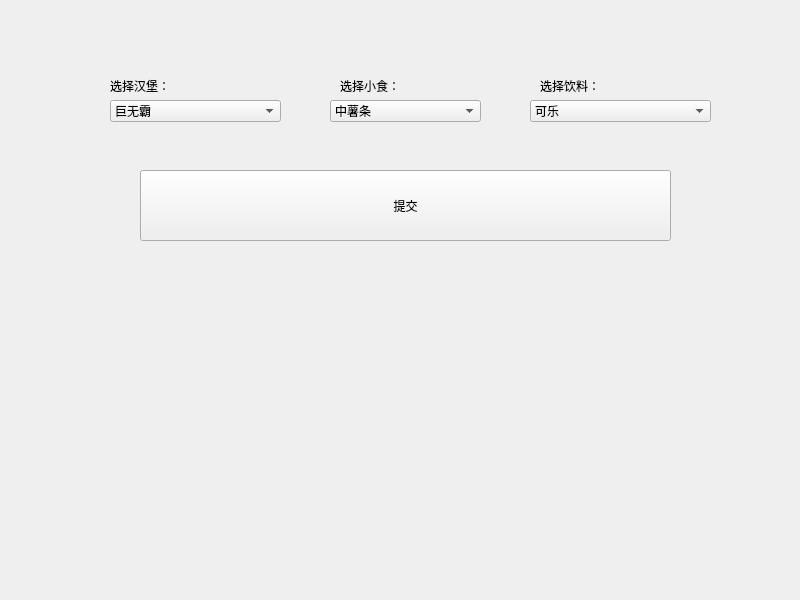
<?xml version="1.0" encoding="UTF-8"?>
<ui version="4.0">
 <class>Widget</class>
 <widget class="QWidget" name="Widget">
  <property name="geometry">
   <rect>
    <x>0</x>
    <y>0</y>
    <width>800</width>
    <height>600</height>
   </rect>
  </property>
  <property name="windowTitle">
   <string>Widget</string>
  </property>
  <widget class="QComboBox" name="comboBox">
   <property name="geometry">
    <rect>
     <x>110</x>
     <y>100</y>
     <width>171</width>
     <height>22</height>
    </rect>
   </property>
   <item>
    <property name="text">
     <string>巨无霸</string>
    </property>
   </item>
   <item>
    <property name="text">
     <string>培根蔬萃双层牛堡</string>
    </property>
   </item>
  </widget>
  <widget class="QLabel" name="label">
   <property name="geometry">
    <rect>
     <x>110</x>
     <y>70</y>
     <width>101</width>
     <height>31</height>
    </rect>
   </property>
   <property name="text">
    <string>选择汉堡：</string>
   </property>
  </widget>
  <widget class="QLabel" name="label_2">
   <property name="geometry">
    <rect>
     <x>340</x>
     <y>70</y>
     <width>101</width>
     <height>31</height>
    </rect>
   </property>
   <property name="text">
    <string>选择小食：</string>
   </property>
  </widget>
  <widget class="QLabel" name="label_3">
   <property name="geometry">
    <rect>
     <x>540</x>
     <y>70</y>
     <width>101</width>
     <height>31</height>
    </rect>
   </property>
   <property name="text">
    <string>选择饮料：</string>
   </property>
  </widget>
  <widget class="QComboBox" name="comboBox_2">
   <property name="geometry">
    <rect>
     <x>330</x>
     <y>100</y>
     <width>151</width>
     <height>22</height>
    </rect>
   </property>
   <item>
    <property name="text">
     <string>中薯条</string>
    </property>
   </item>
   <item>
    <property name="text">
     <string>麦辣鸡翅</string>
    </property>
   </item>
   <item>
    <property name="text">
     <string>麦乐鸡块</string>
    </property>
   </item>
   <item>
    <property name="text">
     <string/>
    </property>
   </item>
  </widget>
  <widget class="QComboBox" name="comboBox_3">
   <property name="geometry">
    <rect>
     <x>530</x>
     <y>100</y>
     <width>181</width>
     <height>22</height>
    </rect>
   </property>
   <item>
    <property name="text">
     <string>可乐</string>
    </property>
   </item>
   <item>
    <property name="text">
     <string>雪碧</string>
    </property>
   </item>
   <item>
    <property name="text">
     <string/>
    </property>
   </item>
  </widget>
  <widget class="QPushButton" name="pushButton">
   <property name="geometry">
    <rect>
     <x>140</x>
     <y>170</y>
     <width>531</width>
     <height>71</height>
    </rect>
   </property>
   <property name="text">
    <string>提交</string>
   </property>
  </widget>
 </widget>
 <resources/>
 <connections/>
</ui>
